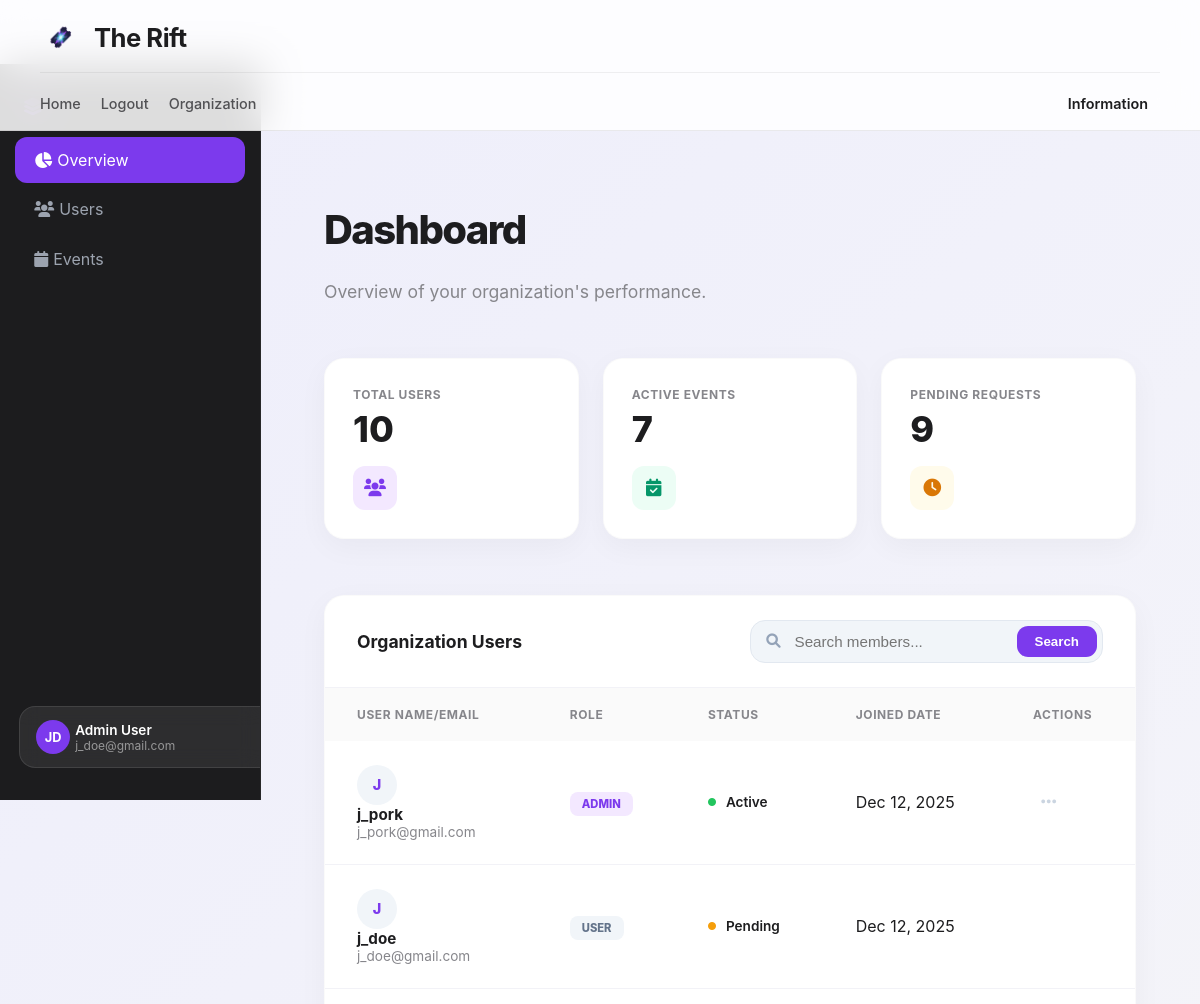
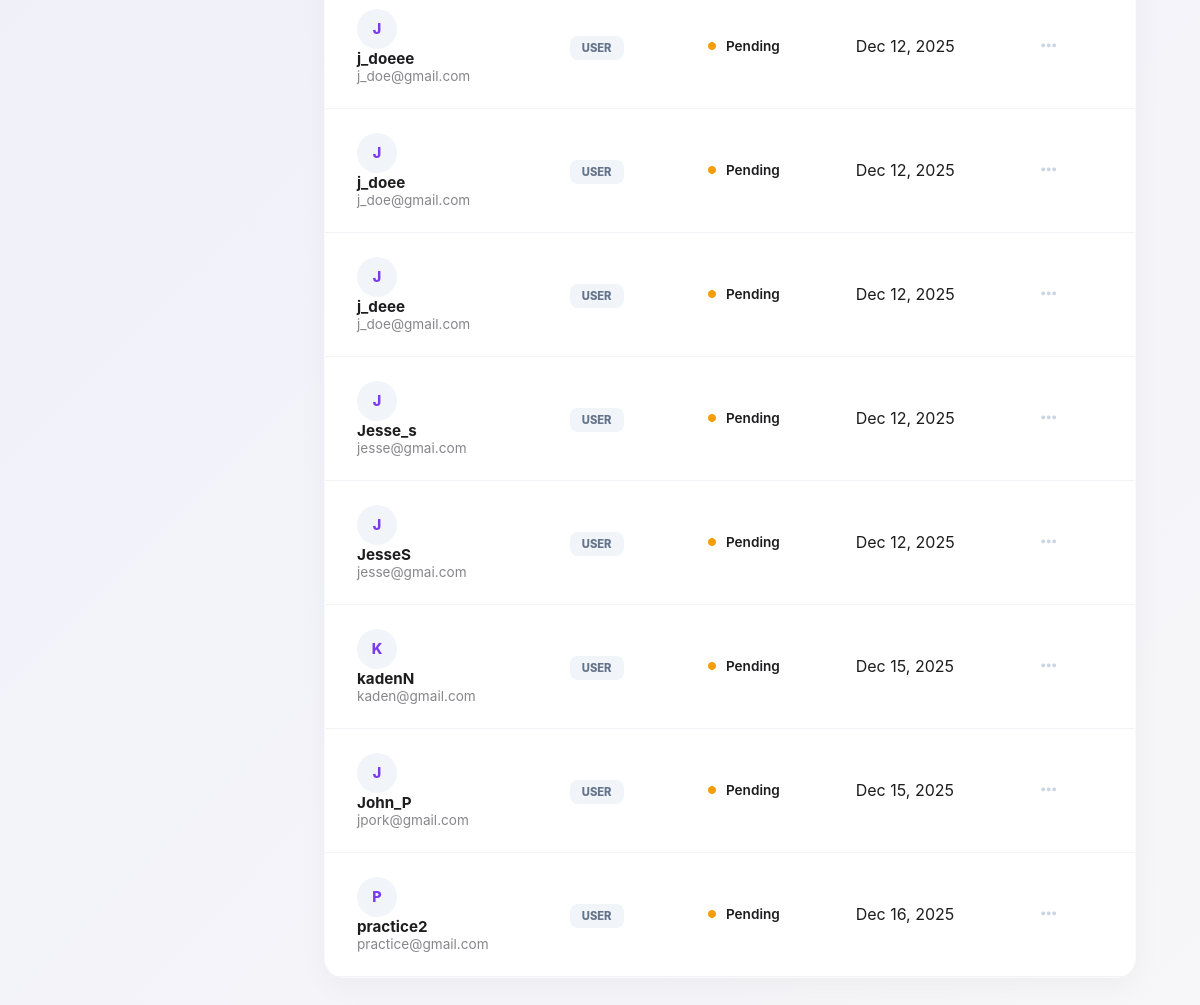
Before: /searchusers/ (signed in) with the older database file (2 pictures, top to bottom).
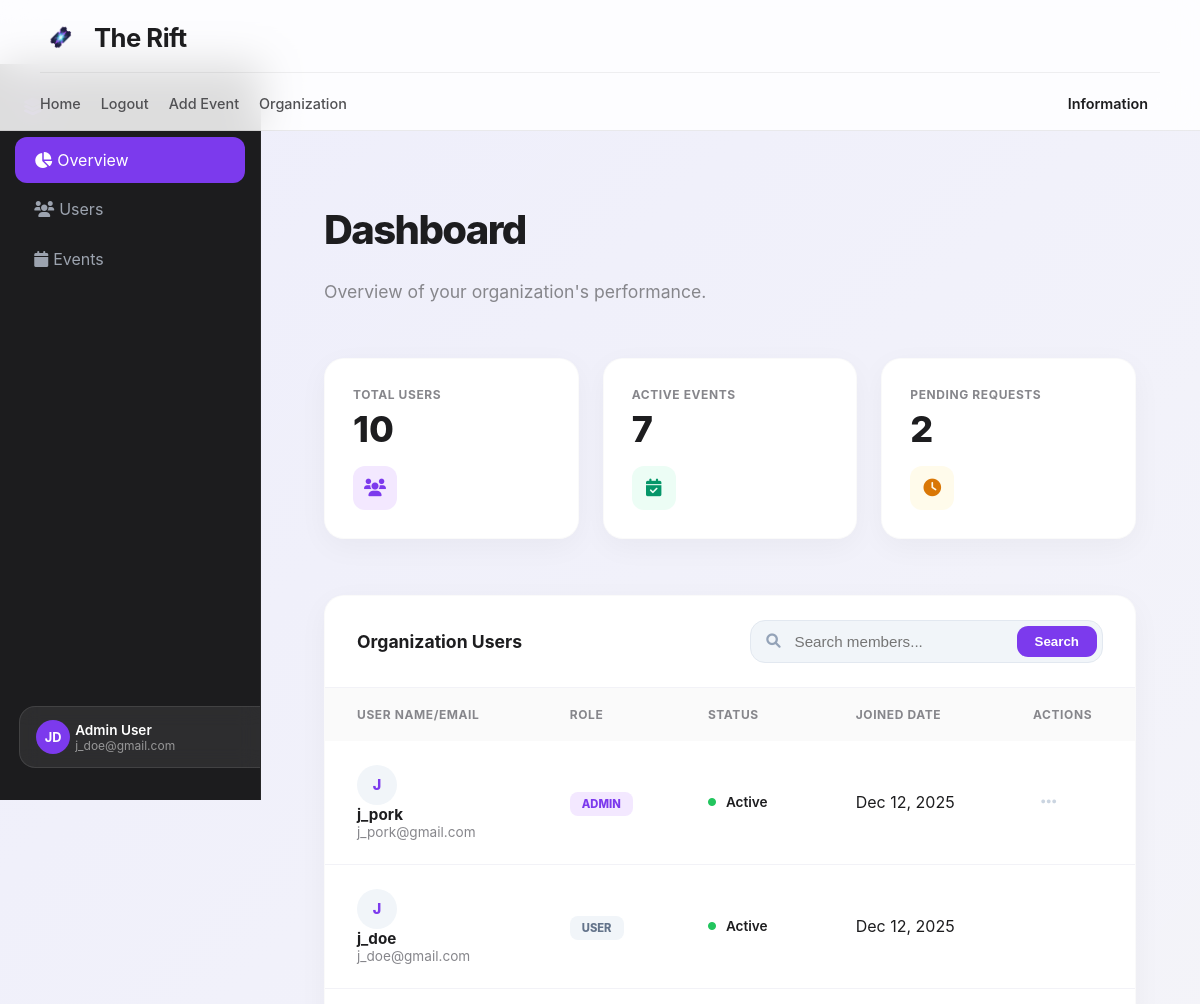
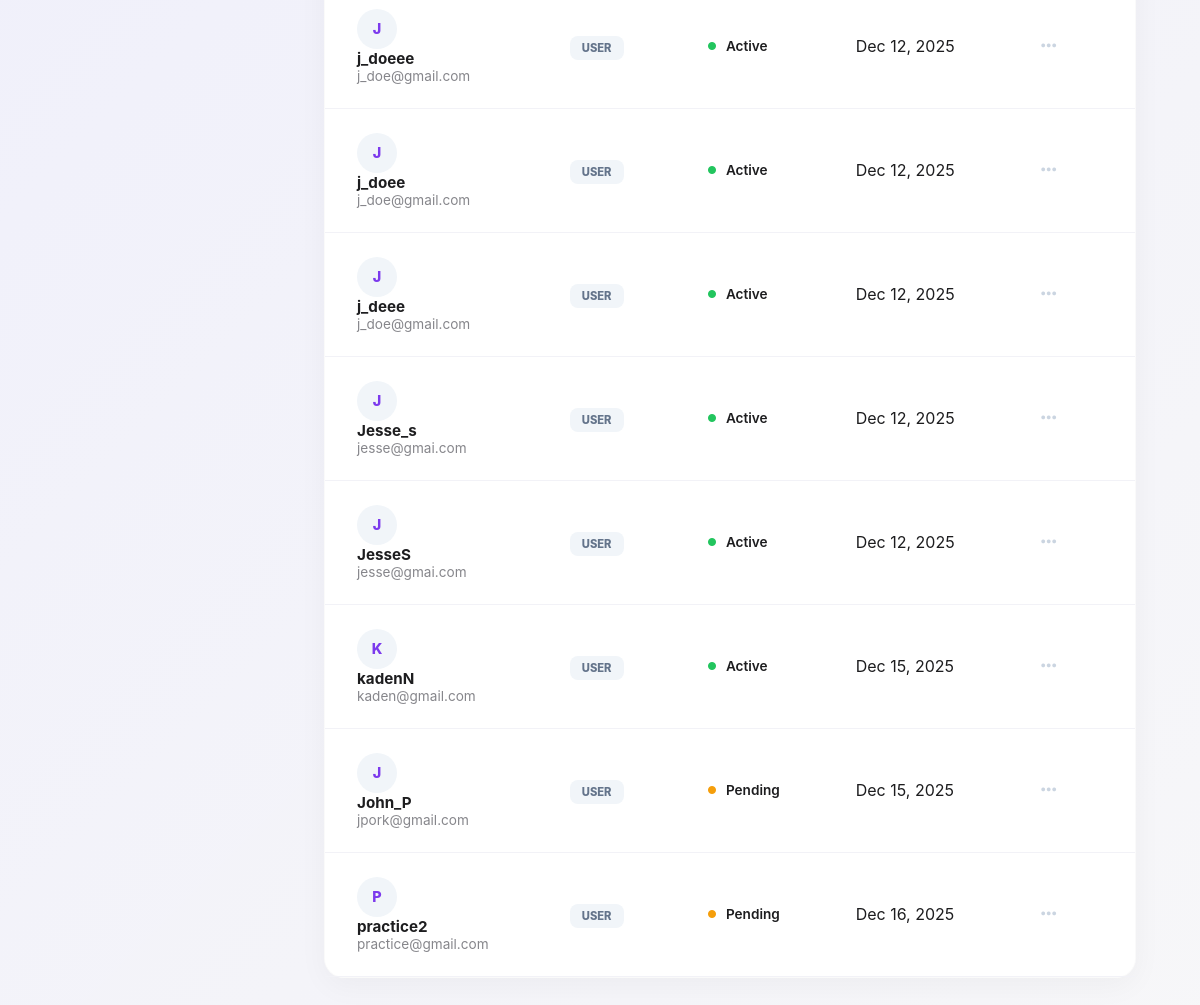
After: the same page with the newer database file (2 pictures, top to bottom).
### App/models.py (models this page shows, shortened)
class OrganizationMembership(models.Model):
    ROLE_CHOICES = (
        ('admin', 'Organization Admin'),
        ('user', 'Organization User'),
    )
    STATUS_CHOICES = (
        ('pending', 'Pending'),
        ('active', 'Active'),
        ('Non-active', 'Non-active')
    )
    user = models.ForeignKey(
        settings.AUTH_USER_MODEL,
        on_delete=models.CASCADE
    )
    organization = models.ForeignKey(Organization, on_delete=models.CASCADE)
    role = models.CharField(max_length=10, choices=ROLE_CHOICES)
    status = models.CharField(max_length=10, choices=STATUS_CHOICES, default='pending')
    joined_at = models.DateTimeField(auto_now_add=True)
    class Meta:
        unique_together = ('user', 'organization')

class User(AbstractUser):
    is_customer = models.BooleanField(default=False)
    address = models.CharField(max_length=255, blank=True, null=True)
    phone = models.CharField(max_length=20, blank=True, null=True)

### App/views.py (the view)
# urls.py: path('searchusers/', v.search_users, name='search_users'),
def search_users(request):
    query = request.GET.get('query', '')
    current_user = OrganizationMembership.objects.get(user=request.user)
    organization = Organization.objects.get(name=current_user.organization.name)
    users = OrganizationMembership.objects.filter(organization=organization)
    if query:
        users = users.filter(Q(user__username__icontains=query))
    pending_memberships = OrganizationMembership.objects.filter(
        organization=organization,
        status='pending'
    ).select_related('user')
    organization_users = OrganizationMembership.objects.filter(organization=organization)
    events = Event.objects.filter(organization=organization)
    total_users = len(organization_users)
    total_events = len(events)
    total_pending = len(pending_memberships)
    admin = User.objects.get(id=request.user.id)
    return render(request,'admin_dashboard.html', {
        'Users' : users,
        'SearchActive' : bool(request.GET),
        'pending_memberships': pending_memberships,
        'organization_users' : organization_users,
        'organization_events' : events,
        'total_users' : total_users,
        'total_events' : total_events,
        'pending' : total_pending,
        'admin' : admin})

### App/context_processors.py (called while the page is built)
def current_url(request):
    return {
        'current_path': request.path,
        'current_full_url': request.get_full_path(),
        'current_absolute_uri': request.build_absolute_uri(),
    }

def base_view(request):
    if not request.user.is_authenticated:
        return {}
    membership = OrganizationMembership.objects.filter(user=request.user).first()
    if not membership:
        return {}
    if membership.role == "admin":
        status = 1
    elif membership.role == 'user':
        status = 2
    else:
        status = 3
    return {
        'status': status,
        'membership': membership
    }

### App/templates/admin_dashboard.html (shortened to what the changed rows need)
{% extends "base.html" %}
{% load static %}
{% block content %}
<link rel="stylesheet" href="https://cdnjs.cloudflare.com/ajax/libs/font-awesome/6.0.0/css/all.min.css">
<link rel="stylesheet" href="{% static 'admin_dashboard.css' %}">
<main class="main-content animate-fade-in">
    <header class="dashboard-header">
        <h1 class="page-title">Dashboard</h1>
    </header>
    <section class="stats-grid">
        <div class="stat-card">
            <div class="stat-label">Pending Requests</div>
            <div class="stat-int">{{ pending }}</div>
            <div class="stat-icon-wrapper orange-light"><i class="fas fa-clock"></i></div>
        </div>
    </section>
    <section id="usersection" class="table-card">
        <div class="table-responsive">
            <table class="custom-table">
                <thead>
                    <tr>
                        <th>User Name/Email</th>
                        <th>Role</th>
                        <th>Status</th>
                        <th>Joined Date</th>
                        <th class="text-end">Actions</th>
                    </tr>
                </thead>
                <tbody>
                    {% for user in organization_users %}
                    <tr>
                        <td>
                            <div class="d-flex align-items-center">
                                <div class="user-avatar-list">{{ user.user.username|slice:":1"|upper }}</div>
                                <div class="ms-3">
                                    <div class="user-main-name">{{ user.user.username }}</div>
                                    <div class="user-sub-email">{{ user.user.email }}</div>
                                </div>
                            </div>
                        </td>
                        <td>
                            <span class="role-badge-apple {% if user.role == 'admin' %}admin{% else %}user{% endif %}">
                                {{ user.role }}
                            </span>
                        </td>
                        <td>
                            <div class="status-indicator">
                                <i class="fas fa-circle status-dot-{{ user.status|lower }}"></i>
                                <span>{{ user.status|title }}</span>
                            </div>
                        </td>
                        <td>{{ user.joined_at|date:"M d, Y" }}</td>
                        <td class="text-end">
                            {% if user.user != request.user %}
                            <div class="dropdown">
                                <button class="action-trigger" type="button" data-bs-toggle="dropdown" aria-expanded="false">
                                    <i class="fas fa-ellipsis-h"></i>
                                </button>
                            </div>
                            {% endif %}
                        </td>
                    </tr>
                    {% endfor %}
                </tbody>
            </table>
        </div>
    </section>
</main>
{% endblock %}

Changed rows visible on the page:
changed OrganizationMembership "j_doe": status "Pending" → "Active"
changed OrganizationMembership "j_doeee": status "Pending" → "Active"
changed OrganizationMembership "j_doee": status "Pending" → "Active"
changed OrganizationMembership "j_deee": status "Pending" → "Active"
changed OrganizationMembership "Jesse_s": status "Pending" → "Active"
changed OrganizationMembership "JesseS": status "Pending" → "Active"
changed OrganizationMembership "kadenN": status "Pending" → "Active"
Other visible differences:
{{ pending }}: "9" → "2"
text now shown: "Add Event"
